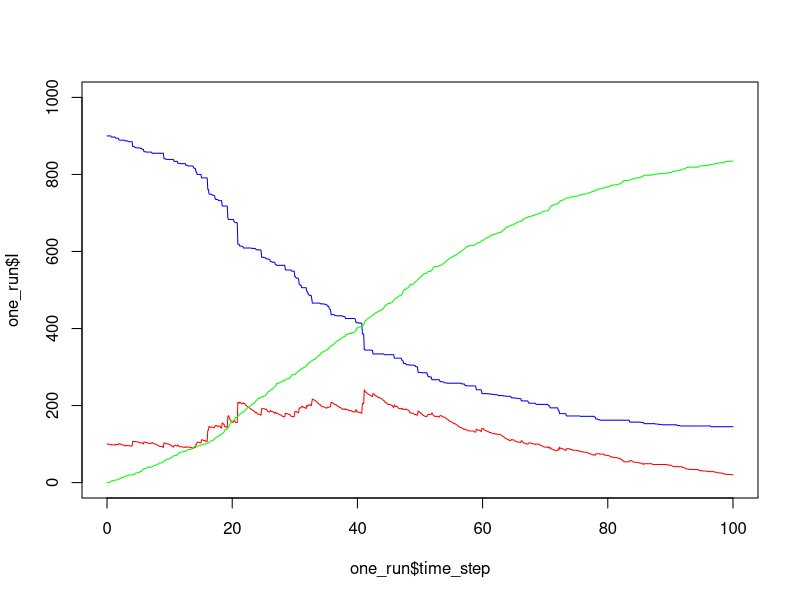
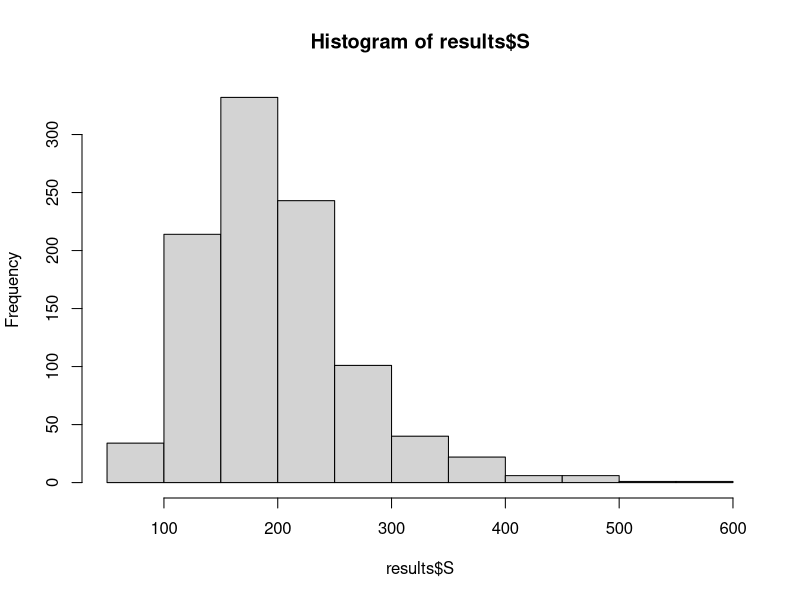
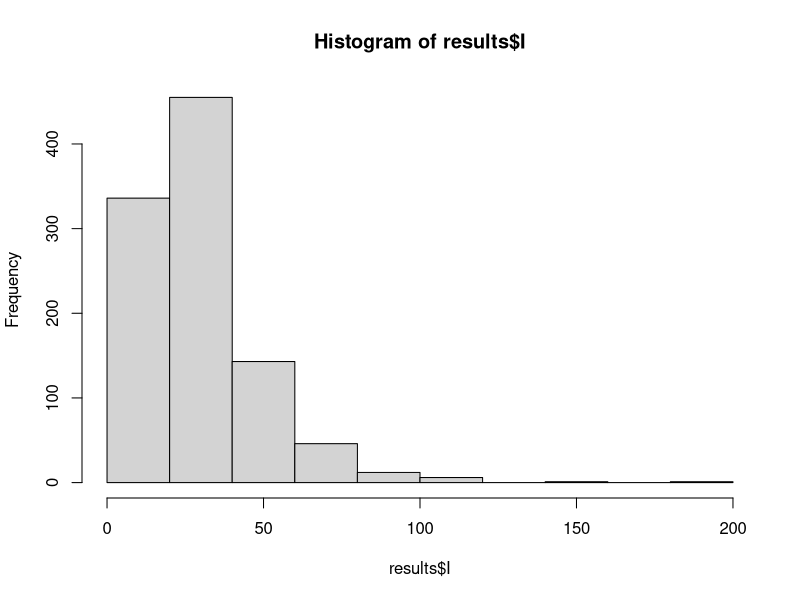
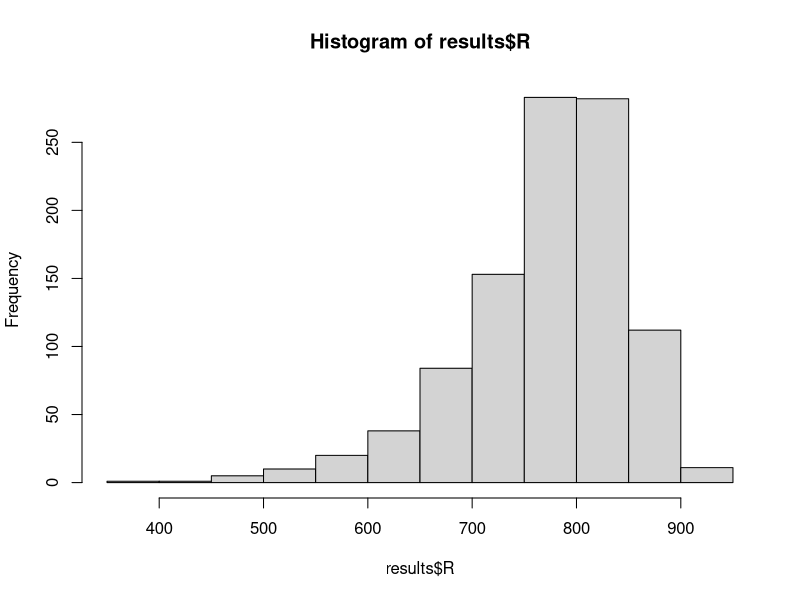

Generate these figures, in order, with R:
rm(list=ls())

# 1. PARAMETERS & INITIAL VALUES ###############################################
N = 1000
I_int = 100
S_int = N - I_int
R_int = 0

R0 = 2 # Assumes R0 equals to 2 (have to check the EpiEstim output for R(t))
DOI = 15.75 # 15.75 days (95% CI 7.88-31.49) (Serotype 1) (Chaguza et al., 2021)
k = 0.1
time_step = 0.1
time_sequence = seq(0, 100, by = time_step)

int_values = c(S_int, I_int, R_int,0,0)
data = array(dim = c(length(time_sequence), 6))
data = data.frame(data)
names(data)= c('time_step', 'S', 'I', 'R', 'inc', 'rec')

data$time_step = time_sequence
data[1,2:6] = int_values

# 3. UPDATE FUNCTIONS ##########################################################
inc <- function(S, I){
  lambda = (I * R0)/(N * DOI)
  return(rbinom(n = 1,prob = lambda * time_step, size = S))   
}

rec <- function(I){
  return(rbinom(n = 1,prob = time_step/DOI, size = I))   
}

model <- function(iterated){
  
  for (i in 2:dim(data)[1]){
    recovery = rec(data$I[(i-1)])
    
    # the new code for incidence ------------------
    if(recovery>0)
      incidence=sum(rnbinom(n=recovery, mu = R0*data$S[i-1]/N, size = k))  #size is the overdispersion parameter k, smaller k -> greater variance
    else
      incidence=0
    incidence = min(incidence,data$S[i-1]) #a check to ensure there are not more incident infections than susceptible individuals
    # ---------------------------------------------
    
    data$S[i] = data$S[(i-1)] - incidence
    
    data$I[i] = data$I[(i-1)] + incidence - recovery
    
    data$R[i] = data$R[(i-1)] + recovery
    
    data$inc[i] = incidence
    data$rec[i] = recovery
  }
  if(iterated) 
    return(data[dim(data)[1],])
  else
    return(data)
}

one_run<-model(iterated = FALSE)
plot(y=one_run$I, x = one_run$time_step, type='l', col="red", ylim=c(0,1000))
lines(y=one_run$S, x = one_run$time_step, col="blue")
lines(y=one_run$R, x = one_run$time_step, col="green")

iterations <- 1000
results = array(dim=c(iterations, 6))
results = data.frame(results)
names(results )= c('Iteration', 'S', 'I', 'R', 'inc', 'rec')

for ( j in 1:iterations){
  results[j,] <- model(iterated = TRUE)
}

hist(results$S)
hist(results$I)
hist(results$R)


# plot(x = data$time_step, y = data$inc, type = 'l')
# plot(x = data$time_step, y = data$E, type = 'l')
# plot(x = data$time_step, y = data$I, type = 'l')
